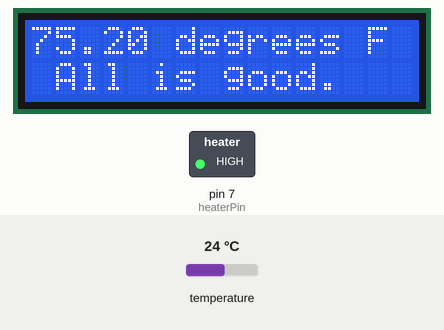
Bench run of a sketch on a simulated Arduino Uno, built with avr-gcc and run on an emulated ATmega328P. Shown: 16×2 character LCD, switched loads named in the sketch (green lamp = pin HIGH). The inputs (shaded band) are chosen by the test bench; at power-on: temperature 24 °C.

Above: at 1.2 s.
1.3 s: temperature set to 20.6 °C
At 3.1 s:
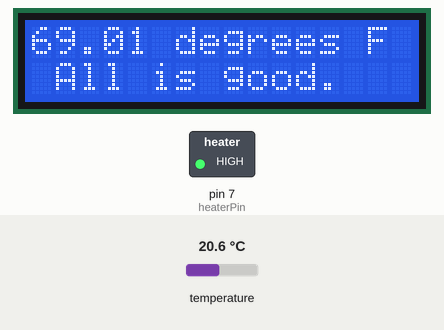
5.1 s: temperature set to 19.1 °C
At 6.9 s:
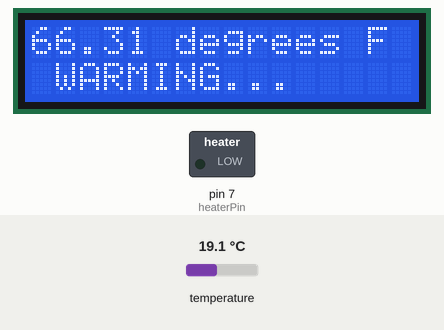
10.8 s: temperature set to 26 °C
At 12.2 s:
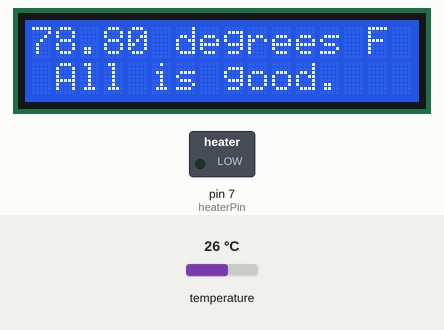
16.5 s: temperature set to 27.4 °C
At 17.4 s:
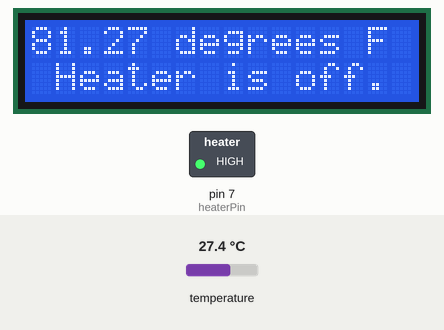
Timing chart, 0 to 19.5 s (numbered marks = the images above; inputs shaded):
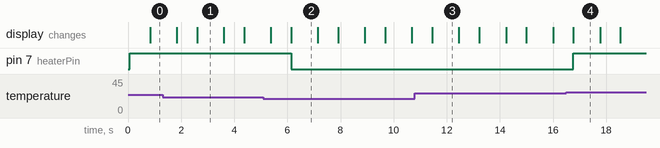

Measured:
- the behaviour switches between 20 and 19.9 °C on temperature (found by bisection; images 1 and 2)
- the behaviour switches between 26.6 and 26.7 °C on temperature (found by bisection; images 3 and 4)
- after the input at 1.3 s, the display: first differs from a run without the input after 1.3 s (image 1)
- after the input at 5.1 s, pin 7 (heaterPin): HIGH → LOW after 1.0 s; the display: first differs from a run without the input after 1.0 s (image 2)
- after the input at 10.8 s, the display: changes after 0.66 s (image 3)
- after the input at 16.5 s, pin 7 (heaterPin): LOW → HIGH after 0.27 s; the display: changes after 0.27 s (image 4)
- what the display in image 1 shows lasts 1.0 s, from 2.6 s to 3.6 s

The sketch:

KombuchaThermostat.ino
```cpp
// (licence header left out)
#include <OneWire.h>
#include <LiquidCrystal.h>
#include <DallasTemperature.h>

#define OneWireBus 13
// UNCOMMENT THIS IF YOU WANT THE LED AND/OR BUZZER
//const int ledPin = 8;
//const int buzzerPin = 9;
const int heaterPin = 7;

OneWire oneWire(OneWireBus); // DS18B20 on digital pin 13
DallasTemperature sensors(&oneWire);

const int rs = 12, en = 11, d4 = 5, d5 = 4, d6 = 3, d7 = 2;
LiquidCrystal lcd(rs, en, d4, d5, d6, d7);

void setup() {
  // Start LCD (16x2 is the size of the LCD)
  lcd.begin(16,2);

  // Initialize the outputs...
  //pinMode(ledPin, OUTPUT);
  //pinMode(buzzerPin, OUTPUT);
  pinMode(heaterPin, OUTPUT);
  // Turn off heater. (My relay is hooked up to the NC,
  //  so it's LOW to turn on, and HIGH to turn off.)
  digitalWrite(heaterPin, HIGH);
/*
  //TESTING
  Serial.begin(9600);
*/
}

void loop() {
  lcd.clear();
  // Get Temperatures...
  sensors.requestTemperatures();
  float tempC = sensors.getTempCByIndex(0);
  // Convert to Freedom Units...
  float tempF = (((tempC*9)/5)+32);
// If it doesnt work correctly, uncomment the Serial lines
// and see what's going on.
/*
  Serial.print(tempF);
  Serial.print('\n');
  Serial.print(tempC);
  Serial.print('\n');
*/
  // if the temperature is lower than 68 degrees F...
  if (tempF < 68) {
    // Print "WARMING..." and turn on heater...
    lcd.setCursor(0,0);
    lcd.print(tempF);
    lcd.print(" degrees F");
    lcd.setCursor(1,1);
    lcd.print("WARMING...");

    // Turn heater on
    digitalWrite(heaterPin, LOW);
/*
    // Turn on LED and Buzzer!
    digitalWrite(ledPin, HIGH);
    digitalWrite(buzzerPin,HIGH);
    delay(1000);
    digitalWrite(buzzerPin,LOW);
    digitalWrite(ledPin, LOW);
    delay(1000);
*/
  }
  else if (tempF > 80) {
    // Print "Heater is off." and turn off heater.
    lcd.setCursor(0,0);
    lcd.print(tempF);
    lcd.print(" degrees F");
    lcd.setCursor(1,1);
    lcd.print("Heater is off.");

    // Turn heater off
    digitalWrite(heaterPin, HIGH);
  }
  else {
    // Print all is good.
    lcd.setCursor(0,0);
    lcd.print(tempF);
    lcd.print(" degrees F");
    lcd.setCursor(1,1);
    lcd.print("All is good.");

    // Don't mess with the heater, it'll
    //  turn off in the second else if.
  }
  delay(1000);
}
```
